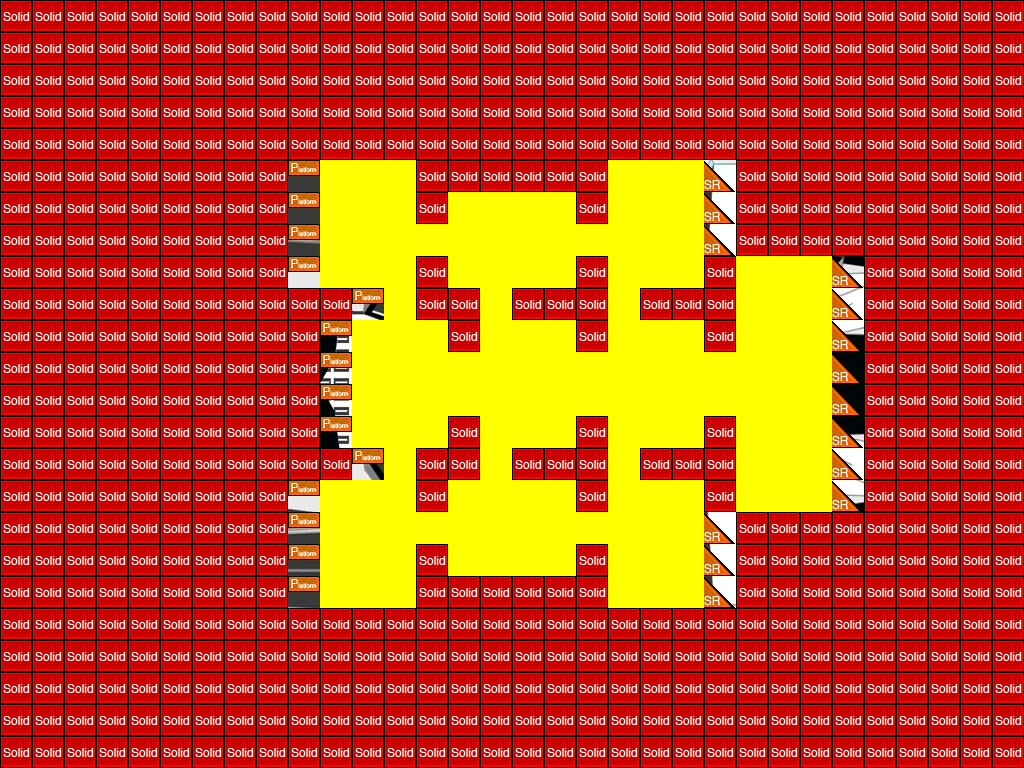

The image is a tile-based game level rendered from a .tmx file. Its description and source (layers, tilesets, objects; grid data summarised) follow:
An orthogonal 32x24 tile map with 32x32 px tiles, 3 tile layers (exterior, interior, collision), 3 tilesets.

<map version="1.0" orientation="orthogonal" width="32" height="24" tilewidth="32" tileheight="32">
 <tileset firstgid="1" name="colTile" tilewidth="32" tileheight="32">
  <image source="../img/render/metatiles32x32.png" width="160" height="32" />
  <tile id="0">
   <properties>
    <property name="type" value="solid" />
   </properties>
  </tile>
  <tile id="1">
   <properties>
    <property name="type" value="platform" />
   </properties>
  </tile>
  <tile id="2">
   <properties>
    <property name="type" value="lslope" />
   </properties>
  </tile>
  <tile id="3">
   <properties>
    <property name="type" value="rslope" />
   </properties>
  </tile>
 </tileset>
 <tileset firstgid="6" name="outline" tilewidth="32" tileheight="32">
  <image source="../img/render/outline.png" width="192" height="256" />
 </tileset>
 <tileset firstgid="54" name="ship" tilewidth="864" tileheight="768">
  <image source="../img/render/ships/mechanoid/mechanoid_cruiser_img.png" width="864" height="768" />
 </tileset>
 <layer name="exterior" width="32" height="24">
  <data>[768 cells, 1 non-empty, 1 distinct tile ids]</data>
 </layer>
 <layer name="interior" width="32" height="24">
  <data>[768 cells, 148 non-empty, 1 distinct tile ids]</data>
 </layer>
 <layer name="collision" width="32" height="24">
  <data>[768 cells, 620 non-empty, 3 distinct tile ids]</data>
 </layer>
</map>
